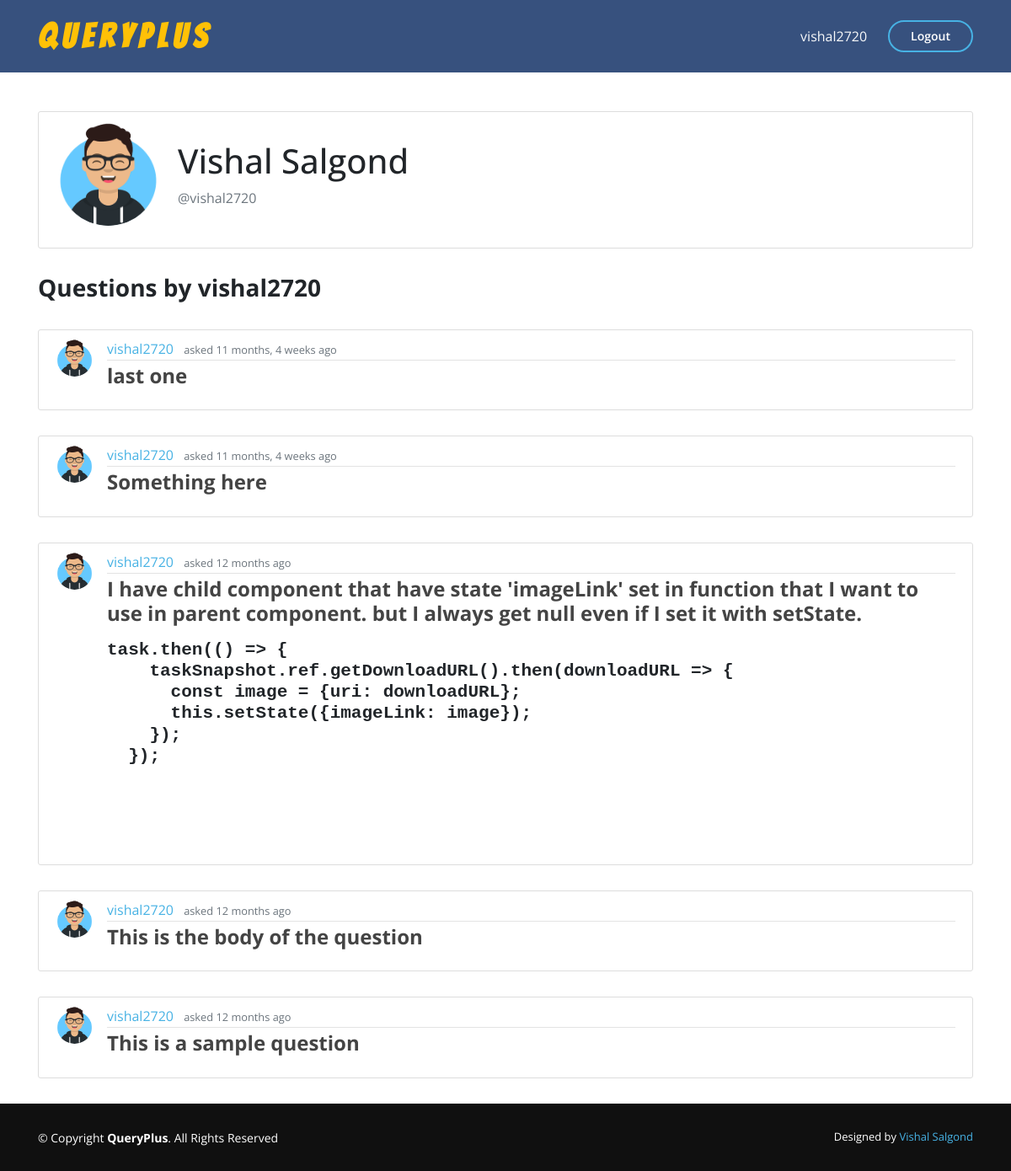
Screenshot of /user/vishal2720/ (signed in) with the database file from the repository.
### main_app/models.py (models this page shows, shortened)
class Question(models.Model):
    title = models.CharField(max_length=100, null=True)
    question = RichTextField()
    date_posted = models.DateTimeField(auto_now_add=True)
    author = models.ForeignKey(User, on_delete=models.CASCADE)
    upvotes = models.ManyToManyField(User, related_name='question_upvotes', blank=True)
    downvotes = models.ManyToManyField(User, related_name='question_downvotes', blank=True)

class Profile(models.Model):
    user = models.OneToOneField(User, on_delete=models.CASCADE)
    image = models.ImageField(default='default.jpg',upload_to='profile_pics')

### main_app/views.py (the view)
# urls.py: path('user/<str:username>/', UserListView.as_view(), name='user-profile'),
class UserListView(ListView):
    model = Question
    template_name = 'main_app/user_profile.html'
    context_object_name = 'questions'
    paginate_by = 5
    def get_queryset(self, **kwargs):
        user = get_object_or_404(User, username=self.kwargs.get('username','first_name'))
        return Question.objects.filter(author=user).order_by('-date_posted')

### main_app/templates/main_app/user_profile.html
{% extends "main_app/base.html" %}
{% load crispy_forms_tags %}
{% block content %}
<div class="container mt-5">
    {% for question in questions|slice:":1" %}
        <div class="content-section">
        <div class="media">
            <img class="rounded-circle account-img" src="{{ question.author.profile.image.url }}">
            <div class="media-body">
            <br>
            <h2 class="account-heading">{{ question.author.first_name }} {{ question.author.last_name }}</h2>
            <p class="text-secondary">@{{ view.kwargs.username }} </p>
            </div>
        </div>
        </div>
        <h3> <b>Questions by {{ view.kwargs.username }}</b> </h3>
        <br>
    {% endfor %}
    {% for question in questions %}
        <article class="media content-section">
            <img class="rounded-circle article-img" src="{{ question.author.profile.image.url }}" alt="">
            <div class="media-body">
            <div class="article-metadata">
                <a class="mr-2" href="{% url 'user-profile' question.author.username %}">{{ question.author }}</a>
                <small class="text-muted">asked {{ question.date_posted|timesince }} ago</small>
            </div>
            <h4><a class="article-title" href="{% url 'question-detail' question.id %}"><b>{{ question.question|safe }}</b></a></h4>
            </div>
        </article>
    {% endfor %}
</div>
{% endblock content %}

### main_app/templates/main_app/base.html (shortened to what this page needs)
{% load static %}
<!DOCTYPE html>
<html>
<head>
    <link rel="stylesheet" href="{% static 'main_app/vendor/bootstrap/css/bootstrap.min.css' %}">
    <link rel="stylesheet" href="{% static 'main_app/vendor/icofont/icofont.min.css' %}">
    <link rel="stylesheet" href="{% static 'main_app/vendor/boxicons/css/boxicons.min.css' %}">
    <link rel="stylesheet" href="{% static 'main_app/vendor/remixicon/remixicon.css' %}">
    <link rel="stylesheet" href="{% static 'main_app/vendor/venobox/venobox.css' %}">
    <link rel="stylesheet" href="{% static 'main_app/vendor/owl.carousel/assets/owl.carousel.min.css' %}">
    <link rel="stylesheet" href="{% static 'main_app/vendor/aos/aos.css' %}">
    <link rel="stylesheet" type="text/css" href="{% static 'main_app/main.css' %}">
    <link rel="stylesheet" href="https://cdnjs.cloudflare.com/ajax/libs/font-awesome/4.7.0/css/font-awesome.min.css">
    <link rel="stylesheet"
      href="//cdnjs.cloudflare.com/ajax/libs/highlight.js/10.0.3/styles/androidstudio.min.css">
</head>
<body>
  <div id="wrap">
  <header id="header" class="fixed-top">
    <div class="container d-flex align-items-center mb-2 mt-2">
      <h1 class="logo mr-auto"><a class="text-warning font-weight-bold" href="{% url 'home' %}">QueryPlus</a></h1>
      {%if user.is_authenticated %}
        <a href="{% url 'profile' %}" class="text-light scrollto">{{ user.username }}</a>
        <a href="" data-toggle="modal" data-target="#logoutModal" class="get-started-btn scrollto">Logout</a>
      {% else %}
        <a href="{% url 'login' %}" class="get-started-btn scrollto">Sign In</a>
        <a href="{% url 'register' %}" class="get-started-btn scrollto">Create Account</a>
      {% endif %}
    </div>
  </header>
    <main role="main" class="container">
      <div class="row pt-1">
    </main>
  {% block content %}
  {% endblock %}
  <footer id="footer">
    <div class="container footer-bottom">
      <div class="copyright">
        &copy; Copyright <strong><span>QueryPlus</span></strong>. All Rights Reserved
      </div>
      <div class="credits">
        Designed by <a href="">Vishal Salgond</a>
      </div>
    </div>
  </footer>
</div>
</body>
</html>

### main_app/static/main_app/main.css (style rules this page uses)
html { min-height: 100%; position: relative; }
body { background: white; margin-top: 5rem; font-family: 'Open Sans', sans-serif; padding-bottom: 80px; }
a { color: #47b2e4; }
#header { transition: all 0.5s; z-index: 997; padding: 15px 0; background: #37517e; }
#header .logo { font-size: 40px; font-family: 'Bangers', cursive; color: yellow; margin: 0; padding: 0; line-height: 1; font-weight: 500; letter-spacing: 7px; text-transform: uppercase; }
#header .logo a { color:black; }
.get-started-btn { margin-left: 25px; color: #fff; border-radius: 50px; padding: 6px 25px 7px 25px; white-space: nowrap; transition: 0.3s; font-size: 14px; display: inline-block; border: 2px solid #47b2e4; font-weight: 600; }
.content-section { background: #ffffff; padding: 10px 20px; border: 1px solid #dddddd; border-radius: 3px; margin-bottom: 30px; }
.article-title { color: #444444; }
.article-img { height: 45px; width: 45px; margin-right: 16px; }
.article-metadata { padding-bottom: 1px; margin-bottom: 4px; border-bottom: 1px solid #e3e3e3 }
.account-img { height: 125px; width: 125px; margin-right: 20px; margin-bottom: 16px; }
.account-heading { font-size: 2.5rem; }
#footer { position: absolute; height: 80px; bottom: 0px; left: 0px; right: 0px; margin-top: 30px; font-size: 14px; background: #101010 ; }
#wrap { min-height: 100%; height: auto; }
#footer .footer-bottom { padding-top: 30px; padding-bottom: 30px; color: #fff; }
#footer .copyright { float: left; }
#footer .credits { float: right; font-size: 13px; }
#footer .credits a { transition: 0.3s; }

### rows the page displays
Question: author.profile.image (picture), author.first_name "Vishal", author.last_name "Salgond", kwargs.username "vishal2720", author "vishal2720", date_posted "11 months, 4 weeks", question "last one"
Question: author.profile.image (picture), author "vishal2720", date_posted "11 months, 4 weeks", question "Something here"
Question: author.profile.image (picture), author "vishal2720", date_posted "12 months", question "I have child component that have state 'imageLink' set in function that I want to use in parent component. but I always get null even if I set it with setState. task.then(() => { taskSnapshot.ref.getDownloadURL().then(downloadURL => { const image = {uri: downloadURL}; this.setState({imageLink: image}); }); });"
Question: author.profile.image (picture), author "vishal2720", date_posted "12 months", question "This is the body of the question"
Question: author.profile.image (picture), author "vishal2720", date_posted "12 months", question "This is a sample question"

### other values shown
{{ user.username }} "vishal2720"
